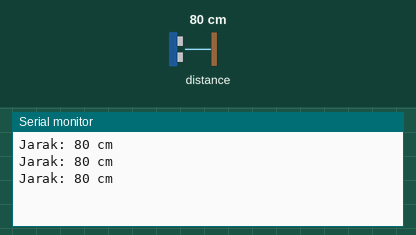
Bench run of a program on a simulated ESP8266 (Wemos D1 mini). On the bench: the last lines printed to the serial monitor. Wiring (inferred from the names in the program): ultrasonic range finder: trigger D2; echo D3. The inputs (shaded band) are chosen by the test bench; at power-on: distance to the obstacle 80 cm. The echo pulse lasts 58.3 µs per cm.

Above: at 1.3 s.
1.4 s: distance to the obstacle set to 2 cm
At 1.9 s:
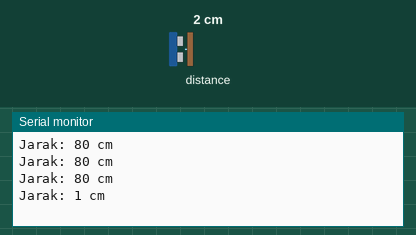
2.9 s: distance to the obstacle set to 4 cm
At 3.4 s:
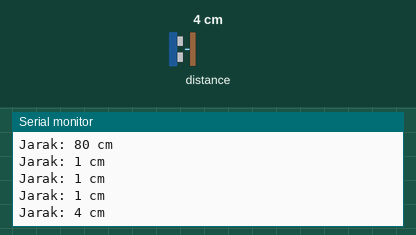
Timing chart, 0 to 5.9 s (numbered marks = the images above; inputs shaded):
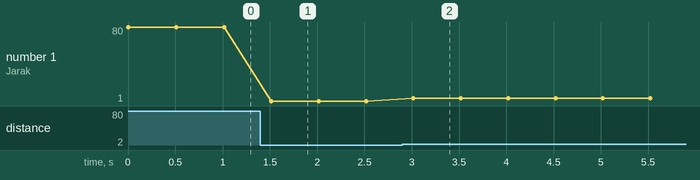

The program:

main.cpp
```cpp
#include <Arduino.h>
const int pinTrigger = D2;
const int pinEcho = D3;

void setup() {
  // put your setup code here, to run once:
  Serial.begin(9600);
  pinMode(pinTrigger, OUTPUT);
  pinMode(pinEcho, INPUT);
}

void loop() {
  // put your main code here, to run repeatedly:
  long durasi, jarak;
  digitalWrite(pinTrigger, LOW);
  delayMicroseconds(2);
  digitalWrite(pinTrigger, HIGH);
  delayMicroseconds(10);
  digitalWrite(pinTrigger, LOW);
  durasi = pulseIn(pinEcho, HIGH);
  jarak = (durasi/2) / 29.1;
  Serial.print("Jarak: ");
  Serial.print(jarak);
  Serial.println(" cm");
  delay(500);
}
```

Measured:
- after the input at 1.4 s, the serial monitor: prints a new line after 0.12 s (image 1)
- after the input at 2.9 s, the serial monitor: prints a new line after 0.12 s (image 2)
- plotted number 1: 80 → 1 after the input at 1.4 s, 1 → 4 after the input at 2.9 s
